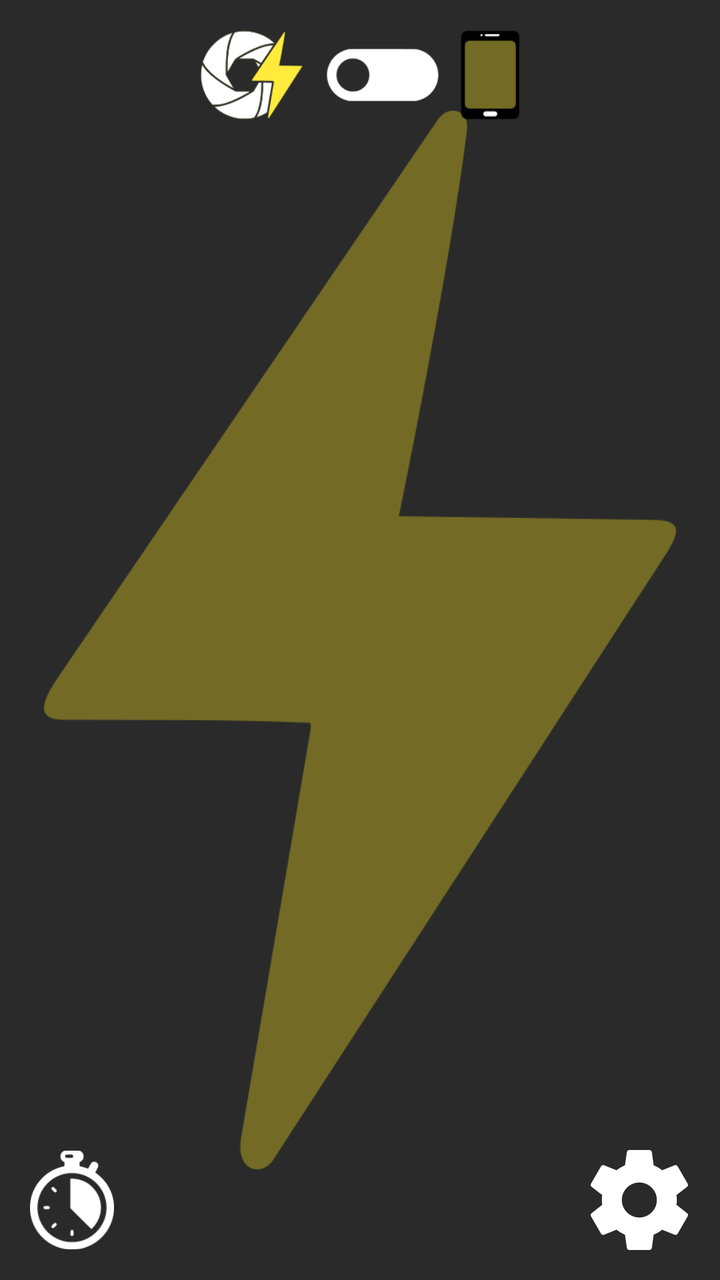
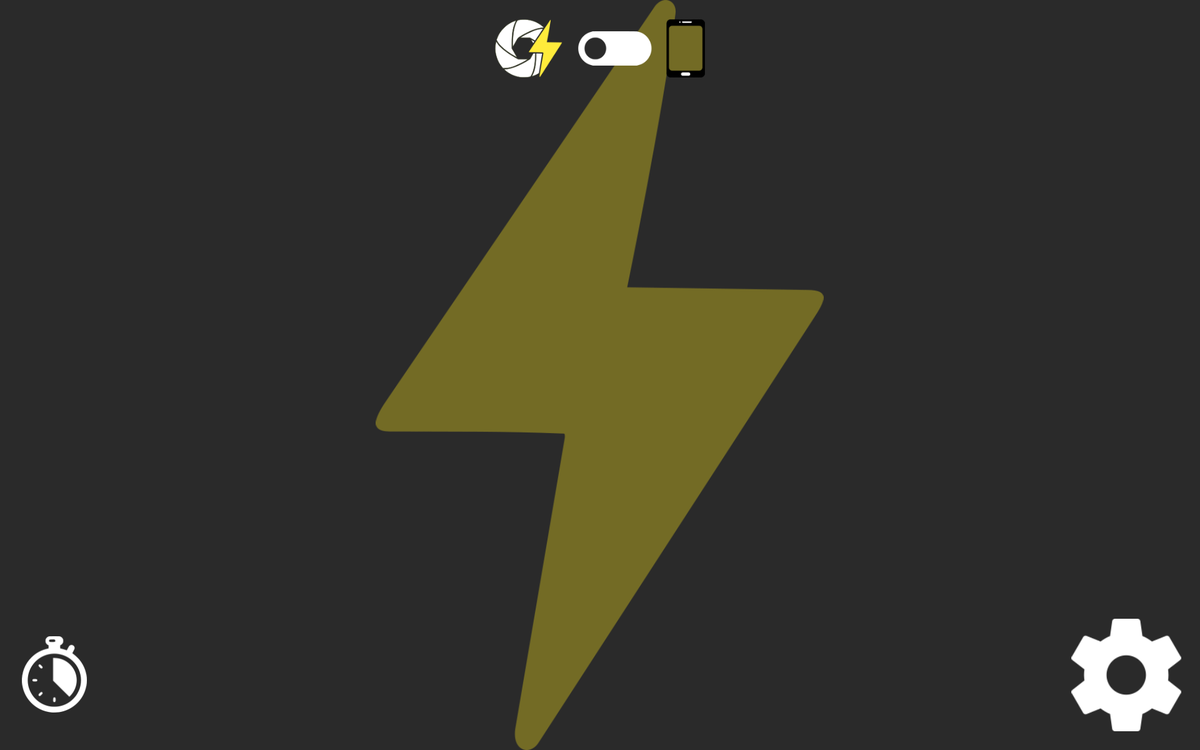

One screen, two layout resources from the same app: the default and the repository's alternative for another configuration. Each is rendered where Android would select it; the XML of both is given below.
<!-- AndroidManifest.xml: application theme AppTheme -->
<!-- res/layout/actv_principal.xml -->
<?xml version="1.0" encoding="utf-8"?>
<RelativeLayout
    xmlns:android="http://schemas.android.com/apk/res/android"
    xmlns:app="http://schemas.android.com/apk/res-auto"
    android:layout_width="match_parent"
    android:layout_height="match_parent"
    android:background="#2a2a2a"
    android:id="@+id/view_Principal">



    <ImageView
        android:id="@+id/Rayo"
        android:layout_width="316sp"
        android:layout_height="530sp"
        android:layout_centerHorizontal="true"
        android:layout_centerVertical="true"
        app:srcCompat="@drawable/rayo_apagado"
        android:onClick="Encender"/>

    <ImageView
        android:id="@+id/Configuracion"
        android:layout_width="51sp"
        android:layout_height="50sp"
        android:layout_alignParentBottom="true"
        android:layout_alignParentEnd="true"
        android:layout_alignParentRight="true"
        android:layout_marginBottom="15dp"
        android:layout_marginEnd="15dp"
        android:layout_marginRight="15dp"
        android:onClick="AbrirConfiguracion"
        app:srcCompat="@drawable/config" />

    <ImageView
        android:id="@+id/Switch_Linterna"
        android:layout_width="160sp"
        android:layout_height="45sp"
        app:srcCompat="@drawable/switch_flash_on"
        android:layout_marginTop="15dp"
        android:onClick="CambiarModo"
        android:layout_centerHorizontal="true" />

    <ImageView
        android:id="@+id/imageView3"
        android:layout_width="42sp"
        android:layout_height="50sp"
        app:srcCompat="@drawable/timer"
        android:layout_alignTop="@+id/Configuracion"
        android:layout_alignParentLeft="true"
        android:layout_alignParentStart="true"
        android:layout_marginLeft="15dp"
        android:layout_marginStart="15dp" />" />


</RelativeLayout>
<!-- resources referenced by this layout -->
<resources>
  <!-- drawable config: png bitmap (drawable, 3750 bytes) -->
  <!-- drawable rayo_apagado: png bitmap (drawable, 27550 bytes) -->
  <!-- drawable switch_flash_on: png bitmap (drawable, 14380 bytes) -->
  <!-- drawable timer: png bitmap (drawable, 3809 bytes) -->
  <style name="AppTheme" parent="Theme.AppCompat.NoActionBar">
          
          <item name="colorPrimary">@color/colorPrimary</item>
          <item name="colorPrimaryDark">@color/colorPrimaryDark</item>
          <item name="colorAccent">@color/colorAccent</item>
          <item name="android:windowFullscreen">true</item>
      </style>
  <color name="colorPrimary">#ffeb3b</color>
  <color name="colorPrimaryDark">#ffeb3b</color>
  <color name="colorAccent">#ffeb3b</color>
</resources>
<!-- res/layout-xlarge/actv_principal.xml (the repository's variant of the layout above) -->
<!-- drawn on a large tablet held sideways -->
<?xml version="1.0" encoding="utf-8"?>
<RelativeLayout
    xmlns:android="http://schemas.android.com/apk/res/android"
    xmlns:app="http://schemas.android.com/apk/res-auto"
    android:layout_width="match_parent"
    android:layout_height="match_parent"
    android:background="#2a2a2a">



    <ImageView
        android:id="@+id/Rayo"
        android:layout_width="534sp"
        android:layout_height="800sp"
        app:srcCompat="@drawable/rayo_apagado"
        android:onClick="Encender"
        android:layout_centerVertical="true"
        android:layout_centerHorizontal="true" />

    <ImageView
        android:id="@+id/Configuracion"
        android:layout_width="117sp"
        android:layout_height="120sp"
        app:srcCompat="@drawable/config"
        android:layout_alignParentBottom="true"
        android:layout_alignParentRight="true"
        android:layout_alignParentEnd="true"
        android:layout_marginRight="20dp"
        android:layout_marginEnd="20dp"
        android:layout_marginBottom="20dp"
        android:onClick="AbrirConfiguracion"/>

    <ImageView
        android:id="@+id/Switch_Linterna"
        android:layout_width="224sp"
        android:layout_height="63sp"
        app:srcCompat="@drawable/switch_flash_on"
        android:layout_alignParentTop="true"
        android:layout_centerHorizontal="true"
        android:layout_marginTop="20dp"
        android:onClick="CambiarModo"/>

    <ImageView
        android:id="@+id/imageView3"
        android:layout_width="76sp"
        android:layout_height="81sp"
        app:srcCompat="@drawable/timer"
        android:layout_alignBottom="@+id/Configuracion"
        android:layout_alignParentBottom="true"
        android:layout_alignParentLeft="true"
        android:layout_alignParentStart="true"
        android:layout_marginLeft="20dp"
        android:layout_marginStart="20dp"
        android:layout_marginBottom="40dp" />


</RelativeLayout>
